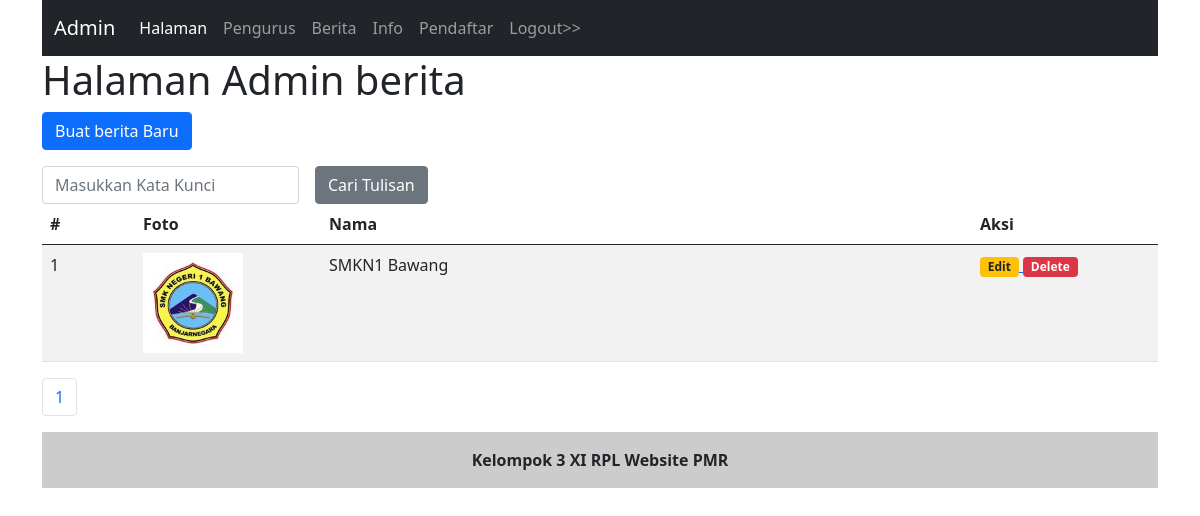
The page /admin/berita.php (signed in) on the database its author committed.
### tables this page shows
CREATE TABLE IF NOT EXISTS `berita` (
  `id` int NOT NULL AUTO_INCREMENT,
  `nama` varchar(255) NOT NULL,
  `foto` varchar(255) NOT NULL,
  `isi` text NOT NULL,
  `tgl_isi` timestamp NOT NULL DEFAULT CURRENT_TIMESTAMP,
  PRIMARY KEY (`id`)
);

### inc/inc_fungsi.php (called while the page is built, shortened)
<?php
function berita_foto($id){
    global $koneksi;
    $sql1 = "SELECT * FROM berita WHERE id = '$id'";
    $q1 = mysqli_query($koneksi, $sql1);
    if ($q1 && mysqli_num_rows($q1) > 0) {
        $r1 = mysqli_fetch_array($q1);
        $foto = $r1['foto'];
        return $foto ?: 'berita_default_picture.png';
    } else {
        return 'berita_default_picture.png';
    }
}

### admin/berita.php (the view, shortened to what this page needs)
<?php include("inc_header.php") ?>
<?php
$katakunci = (isset($_GET['katakunci'])) ? $_GET['katakunci'] : "";
?>
<h1>Halaman Admin berita</h1>
<p>
    <a href="berita_input.php">
        <input type="button" class="btn btn-primary" value="Buat berita Baru" />
    </a>
</p>
<form class="row g-3" method="get">
    <div class="col-auto">
        <input type="text" class="form-control" placeholder="Masukkan Kata Kunci" name="katakunci" value="<?php echo $katakunci ?>" />
    </div>
    <div class="col-auto">
        <input type="submit" name="cari" value="Cari Tulisan" class="btn btn-secondary" />
    </div>
</form>
<table class="table table-striped">
    <thead>
        <tr>
            <th class="col-1">#</th>
            <th class="col-2">Foto</th>
            <th>Nama</th>
            <th class="col-2">Aksi</th>
        </tr>
    </thead>
    <tbody>
        <?php
        $sqltambahan = "";
        $per_halaman = 5;
        $sql1   = "select * from berita $sqltambahan";
        $page   = isset($_GET['page'])?(int)$_GET['page']:1;
        $mulai  = ($page > 1) ? ($page * $per_halaman) - $per_halaman : 0;
        $q1     = mysqli_query($koneksi,$sql1);
        $total  = mysqli_num_rows($q1);
        $pages  = ceil($total / $per_halaman);
        $nomor  = $mulai + 1;
        $sql1   = $sql1." order by id desc limit $mulai,$per_halaman";
        $q1     = mysqli_query($koneksi, $sql1);
        while ($r1 = mysqli_fetch_array($q1)) {
        ?>
            <tr>
                <td><?php echo $nomor++ ?></td>
                <td><img src="../gambar/<?php echo berita_foto($r1['id'])?>" style="max-height:100px;max-width:100px"/></td>
                <td><?php echo $r1['nama'] ?></td>
                <td>
                    <a href="berita_input.php?id=<?php echo $r1['id']?>">
                        <span class="badge bg-warning text-dark">Edit</span>
                    </a>
                    <a href="berita.php?op=delete&id=<?php echo $r1['id'] ?>" onclick="return confirm('Apakah yakin mau hapus data bro?')">
                        <span class="badge bg-danger">Delete</span>
                    </a>
                </td>
            </tr>
        <?php
        }
        ?>
    </tbody>
</table>
<nav aria-label="Page navigation example">
    <ul class="pagination">
        <?php
        $cari = isset($_GET['cari'])? $_GET['cari'] : "";
        for($i=1; $i <= $pages; $i++){
            ?>
            <li class="page-item">
                <a class="page-link" href="berita.php?katakunci=<?php echo $katakunci?>&cari=<?php echo $cari?>&page=<?php echo $i ?>"><?php echo $i ?></a>
            </li>
            <?php
        }
        ?>
    </ul>
</nav>
<?php include("inc_footer.php") ?>

### rows shown on the page
berita: id+foto (picture), nama "SMKN1 Bawang"
